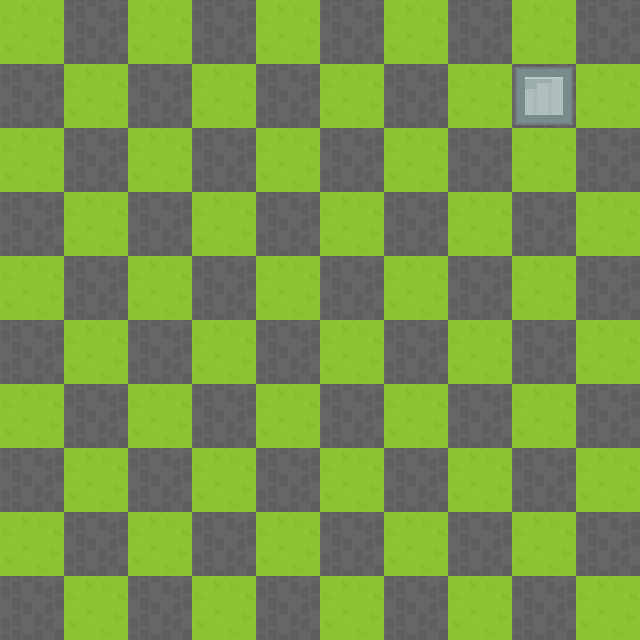

The image is a tile-based game level rendered from a .tmx file. Its description and complete source (layers, tilesets, objects, tile grids) follow:
An orthogonal 10x10 tile map with 64x64 px tiles, 2 tile layers (Tile Layer 1, Tile Layer 2), 4 tilesets.

<map version="1.2" tiledversion="1.3.5" orientation="orthogonal" renderorder="left-up" width="10" height="10" tilewidth="64" tileheight="64" infinite="0" nextlayerid="3" nextobjectid="1">
 <tileset firstgid="1" name="rpgTile133" tilewidth="64" tileheight="64" tilecount="1" columns="1">
  <image source="Dragonsmaps/rpgTile133.png" width="64" height="64" />
 </tileset>
 <tileset firstgid="2" name="floor 2" tilewidth="64" tileheight="64" tilecount="1" columns="1">
  <image source="Dragonsmaps/rpgTile133.png" width="64" height="64" />
 </tileset>
 <tileset firstgid="3" name="rpgTile153" tilewidth="64" tileheight="64" tilecount="1" columns="1">
  <image source="Dragonsmaps/rpgTile153.png" width="64" height="64" />
 </tileset>
 <tileset firstgid="4" name="rpgTile019" tilewidth="64" tileheight="64" tilecount="1" columns="1">
  <image source="Dragonsmaps/rpgTile019.png" width="64" height="64" />
 </tileset>
 <layer id="1" name="Tile Layer 1" width="10" height="10">
  <data encoding="csv">
4,2,4,2,4,2,4,2,4,2,
2,4,2,4,2,4,2,4,2,4,
4,2,4,2,4,2,4,2,4,2,
2,4,2,4,2,4,2,4,2,4,
4,2,4,2,4,2,4,2,4,2,
2,4,2,4,2,4,2,4,2,4,
4,2,4,2,4,2,4,2,4,2,
2,4,2,4,2,4,2,4,2,4,
4,2,4,2,4,2,4,2,4,2,
2,4,2,4,2,4,2,4,2,4
</data>
 </layer>
 <layer id="2" name="Tile Layer 2" width="10" height="10">
  <data encoding="csv">
0,0,0,0,0,0,0,0,0,0,
0,0,0,0,0,0,0,0,3,0,
0,0,0,0,0,0,0,0,0,0,
0,0,0,0,0,0,0,0,0,0,
0,0,0,0,0,0,0,0,0,0,
0,0,0,0,0,0,0,0,0,0,
0,0,0,0,0,0,0,0,0,0,
0,0,0,0,0,0,0,0,0,0,
0,0,0,0,0,0,0,0,0,0,
0,0,0,0,0,0,0,0,0,0
</data>
 </layer>
</map>
